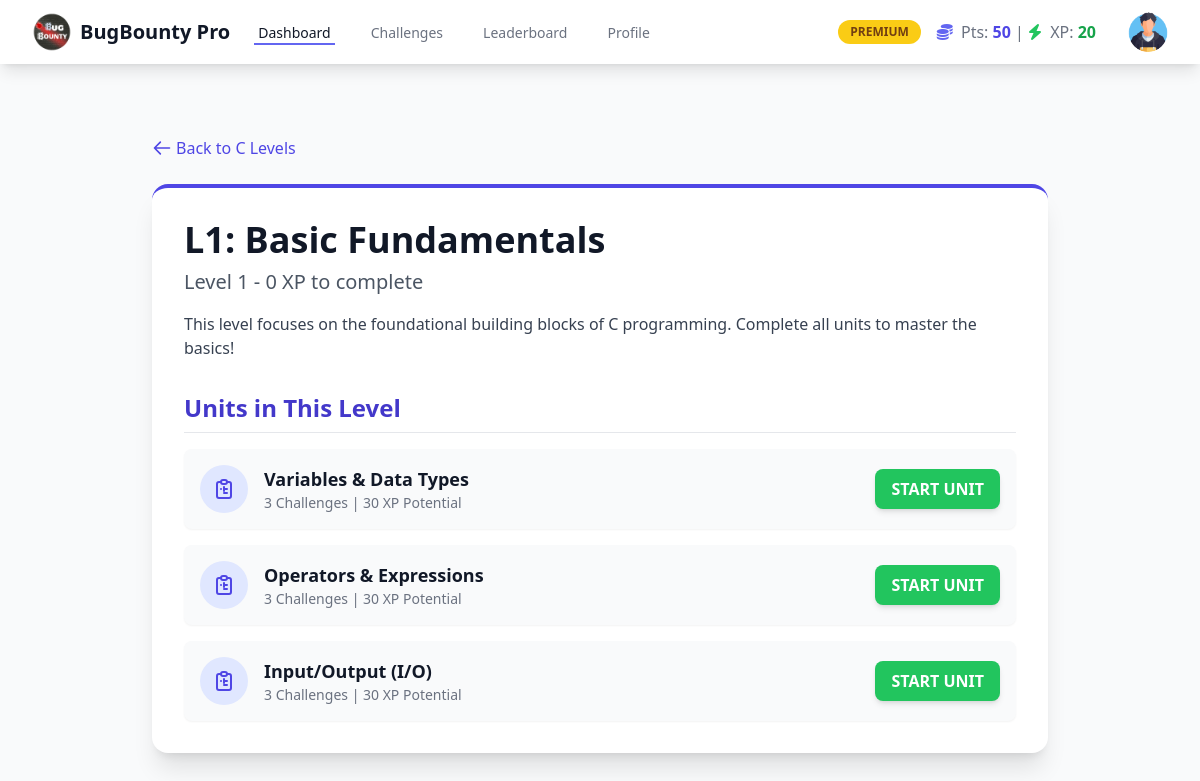
Page /level/1 (signed in) on the committed database.
### app.py (models this page shows, shortened)
class User(UserMixin, db.Model):
    __tablename__ = 'users'
    user_id = db.Column(db.Integer, primary_key=True)
    username = db.Column(db.String(255), unique=True, nullable=False)
    email = db.Column(db.String(255), unique=True, nullable=False)
    password_hash = db.Column(db.String(255), nullable=False)
    points = db.Column(db.Integer, default=0, nullable=False)
    xp = db.Column(db.Integer, default=0, nullable=False)
    current_level_id = db.Column(db.Integer, db.ForeignKey('levels.level_id'), nullable=True)
    virtual_currency = db.Column(db.Integer, default=0, nullable=False)
    profile_picture_url = db.Column(db.String(255), nullable=True, default='/static/default_profile.png')
    registration_date = db.Column(db.DateTime, nullable=False, default=datetime.utcnow)
    has_active_subscription = db.Column(db.Boolean, nullable=True, default=False)
    is_admin = db.Column(db.Boolean, default=False) # 🔴 नवीन फील्ड जोडा Admin sathi🔴
    submissions = db.relationship('UserChallengeSubmission', backref='user', lazy='dynamic', foreign_keys='UserChallengeSubmission.user_id')
    badges_earned = db.relationship('UserBadge', backref='user', lazy='dynamic')

class Level(db.Model):
    __tablename__ = 'levels'
    level_id = db.Column(db.Integer, primary_key=True)
    level_number = db.Column(db.Integer, unique=True, nullable=False)
    level_name = db.Column(db.String(255), unique=True, nullable=False)
    points_required = db.Column(db.Integer, nullable=False)
    xp_required = db.Column(db.Integer, nullable=False, default=0)
    programming_language_id = db.Column(db.Integer, db.ForeignKey('programming_languages.language_id'), nullable=False)
    users = db.relationship('User', backref='current_level', lazy='dynamic', foreign_keys='User.current_level_id')
    language_rel = db.relationship('ProgrammingLanguage', backref='levels', lazy=True)

### app.py (the view)
@app.route('/level/<int:level_id>')
@login_required
def level_detail(level_id):
    level = Level.query.get_or_404(level_id)
    lang_c_id = ProgrammingLanguage.query.filter_by(language_name='C').first().language_id
    units_data = []
    if level.level_number == 1 and level.programming_language_id == lang_c_id:
        units_map = [
            ("Variables & Data Types", "C: Basic Calculator"), # Challenge Title
            ("Operators & Expressions", "C: Basic Calculator"),
            ("Input/Output (I/O)", "C: Basic Calculator"),
        ]
        c_challenge = Challenge.query.filter_by(title="C: Basic Calculator").first()
        c_id = c_challenge.challenge_id if c_challenge else 0
        for name, _ in units_map:
            units_data.append({
                "name": name,
                "challenge_id": c_id # 🔴 येथे Challenge ID जोडला 🔴
            })
    elif level.level_number == 2:
        units_data = [
            {"name": "Conditional Statements", "url": "#unit/cond", "challenge_id": 0},
            {"name": "Looping Structures", "url": "#unit/loops", "challenge_id": 0},
            {"name": "Switch Statement", "url": "#unit/switch", "challenge_id": 0},
        ]
    elif level.level_number == 3:
        units_data = [
            {"name": "Functions (Prototyping)", "url": "#unit/func", "challenge_id": 0},
            {"name": "Recursion", "url": "#unit/recur", "challenge_id": 0},
            {"name": "MINI-BOSS REWARD", "is_reward": True, "challenge_id": 0},
        ]
    elif level.level_number == 4:
        units_data = [
            {"name": "Arrays (1D & Multi-dim.)", "url": "#unit/arr", "challenge_id": 0},
            {"name": "Strings", "url": "#unit/str", "challenge_id": 0},
            {"name": "Structures & Unions", "url": "#unit/struct", "challenge_id": 0},
        ]
    elif level.level_number == 5:
        units_data = [
            {"name": "Pointers (Fundamentals)", "url": "#unit/ptr", "challenge_id": 0},
            {"name": "Dynamic Memory", "url": "#unit/dyn", "challenge_id": 0},
            {"name": "Pointers to Arrays & Strings", "url": "#unit/ptr_arr", "challenge_id": 0},
        ]
    elif level.level_number == 6:
        units_data = [
            {"name": "File Input/Output", "url": "#unit/file", "challenge_id": 0},
            {"name": "Preprocessor Directives", "url": "#unit/pre", "challenge_id": 0},
            {"name": "MEGA-BOSS REWARD", "is_reward": True, "challenge_id": 0},
        ]
    return render_template('level_detail.html',
                           level=level,
                           units=units_data,
                           title=level.level_name)

### app.py (called while the page is built)
@login_manager.user_loader
def load_user(user_id):
    return User.query.get(int(user_id))

### templates/level_detail.html (shortened to what this page needs)
{% extends 'base.html' %}
{% block content %}
<div class="max-w-4xl mx-auto py-10">
    <a href="{{ url_for('challenges_list', language_name='C') }}" class="text-indigo-600 hover:text-indigo-800 flex items-center mb-6">
        <svg xmlns="http://www.w3.org/2000/svg" class="h-5 w-5 mr-1" fill="none" viewBox="0 0 24 24" stroke="currentColor">
            <path stroke-linecap="round" stroke-linejoin="round" stroke-width="2" d="M10 19l-7-7m0 0l7-7m-7 7h18" />
        </svg>
        Back to C Levels
    </a>
    <div class="bg-white shadow-xl rounded-2xl p-8 border-t-4 border-indigo-600">
        <h1 class="text-4xl font-extrabold text-gray-900 mb-2">{{ level.level_name }}</h1>
        <p class="text-xl text-gray-600 mb-4">Level {{ level.level_number }} - {{ level.xp_required }} XP to complete</p>
        <p class="text-gray-700 mb-8">This level focuses on the foundational building blocks of C programming. Complete all units to master the basics!</p>
        <div class="space-y-4">
            <h2 class="text-2xl font-bold text-indigo-700 border-b pb-2 mb-4">Units in This Level</h2>
            {% for unit in units %}
            <div class="flex justify-between items-center bg-gray-50 p-4 rounded-lg shadow-sm hover:shadow-md transition duration-300">
                <div class="flex items-center space-x-4">
                    {% if unit.is_reward %}
                        <span class="text-3xl text-yellow-600"><i class="fas fa-box-open fa-shake"></i></span>
                    {% else %}
                        <div class="bg-indigo-100 p-3 rounded-full text-indigo-600">
                        </div>
                    {% endif %}
                    <div>
                        <p class="text-lg font-semibold text-gray-900">{{ unit.name }}</p>
                        {% if not unit.is_reward %}
                        <p class="text-sm text-gray-500">3 Challenges | 30 XP Potential</p>
                        {% endif %}
                    </div>
                </div>
                {% if unit.is_reward %}
                    <button class="bg-red-500 hover:bg-red-600 text-white px-4 py-2 rounded-lg font-bold transition shadow-md">
                        CLAIM REWARD
                    </button>
                {% else %}
                    <a href="{{ url_for('challenge_detail', challenge_id=unit.challenge_id) }}" class="bg-green-500 hover:bg-green-600 text-white px-4 py-2 rounded-lg font-bold transition shadow-md">
                        START UNIT
                    </a>
                    {% endif %}
            </div>
            {% endfor %}
        </div>
    </div>
</div>
{% endblock %}

### templates/base.html (shortened to what this page needs)
<!DOCTYPE html>
<html lang="en">
<head>
    <script src="https://cdn.tailwindcss.com"></script>
    <link rel="stylesheet" href="https://cdnjs.cloudflare.com/ajax/libs/font-awesome/6.4.0/css/all.min.css">
    <link rel="stylesheet" href="{{ url_for('static', filename='style.css') }}">
</head>
<body class="bg-gray-50">
    <nav class="bg-white shadow-lg sticky top-0 z-10">
        <div class="max-w-7xl mx-auto px-4 sm:px-6 lg:px-8">
            <div class="flex justify-between h-16">
                <div class="flex items-center">
                    <a href="{{ url_for('home') }}" class="flex items-center space-x-2">
                        <img src="{{ url_for('static', filename='icons/bb_logo.png') }}"
                             alt="BugBounty Pro Logo"
                             class="h-10 w-10 object-contain">
                        <span class="text-xl font-bold text-gray-900">BugBounty Pro</span>
                    </a>
                    <div class="hidden sm:ml-6 sm:flex sm:space-x-8">
                        <a href="{{ url_for('home') }}" class="border-indigo-500 text-gray-900 inline-flex items-center px-1 pt-1 border-b-2 text-sm font-medium">Dashboard</a>
                        <a href="{{ url_for('challenges_list') }}" class="border-transparent text-gray-500 hover:border-gray-300 hover:text-gray-700 inline-flex items-center px-1 pt-1 border-b-2 text-sm font-medium">Challenges</a>
                        <a href="{{ url_for('leaderboard_list') }}" class="border-transparent text-gray-500 hover:border-gray-300 hover:text-gray-700 inline-flex items-center px-1 pt-1 border-b-2 text-sm font-medium">Leaderboard</a>
                        <a href="{{ url_for('profile') }}" class="border-transparent text-gray-500 hover:border-gray-300 hover:text-gray-700 inline-flex items-center px-1 pt-1 border-b-2 text-sm font-medium">Profile</a>
                    </div>
                </div>
                <div class="hidden sm:ml-6 sm:flex sm:items-center">
                    {% if current_user.is_authenticated %}
                        {% if current_user.has_active_subscription %}
                            <span class="px-3 py-1 text-xs font-semibold rounded-full bg-yellow-400 text-yellow-900 mr-4">PREMIUM</span>
                        {% endif %}
                        <span class="text-gray-500 mr-4">
                            <i class="fas fa-coins text-indigo-500 mr-1"></i> Pts: <span class="font-bold text-indigo-600">{{ current_user.points }}</span> |
                            <i class="fas fa-bolt text-green-500 mr-1"></i> XP: <span class="font-bold text-green-600" id="xp-counter">{{ current_user.xp }}</span>
                        </span>
                        <div class="ml-4 flex items-center group relative">
                            <img src="{{ url_for('static', filename='default_profile.png') }}" alt="Profile" class="h-10 w-10 rounded-full object-cover cursor-pointer hover:ring-2 hover:ring-indigo-500 transition duration-150">
                        </div>
                    {% else %}
                        <a href="{{ url_for('login') }}" class="ml-4 text-sm font-medium text-indigo-600 hover:text-indigo-800">Login</a>
                    {% endif %}
                </div>
            </div>
        </div>
    </nav>
    <div class="max-w-7xl mx-auto px-4 sm:px-6 lg:px-8 py-8">
        {% block content %}{% endblock %}
    </div>
</body>
</html>

### static/style.css (style rules this page uses)
body { font-family: 'Segoe UI', Tahoma, Geneva, Verdana, sans-serif; }

### templates/base.html (style rules this page uses)
:root { --primary-color: #6366f1; --secondary-color: #f8fafc; --error-color: #ef4444; --success-color: #10b981; }

### rows in the picture
User: points "50", xp "20"
Level: level_name "L1: Basic Fundamentals", level_number "1", xp_required "0"

### other values in the picture
{{ unit.name }} "Variables & Data Types" "Operators & Expressions" "Input/Output (I/O)"
